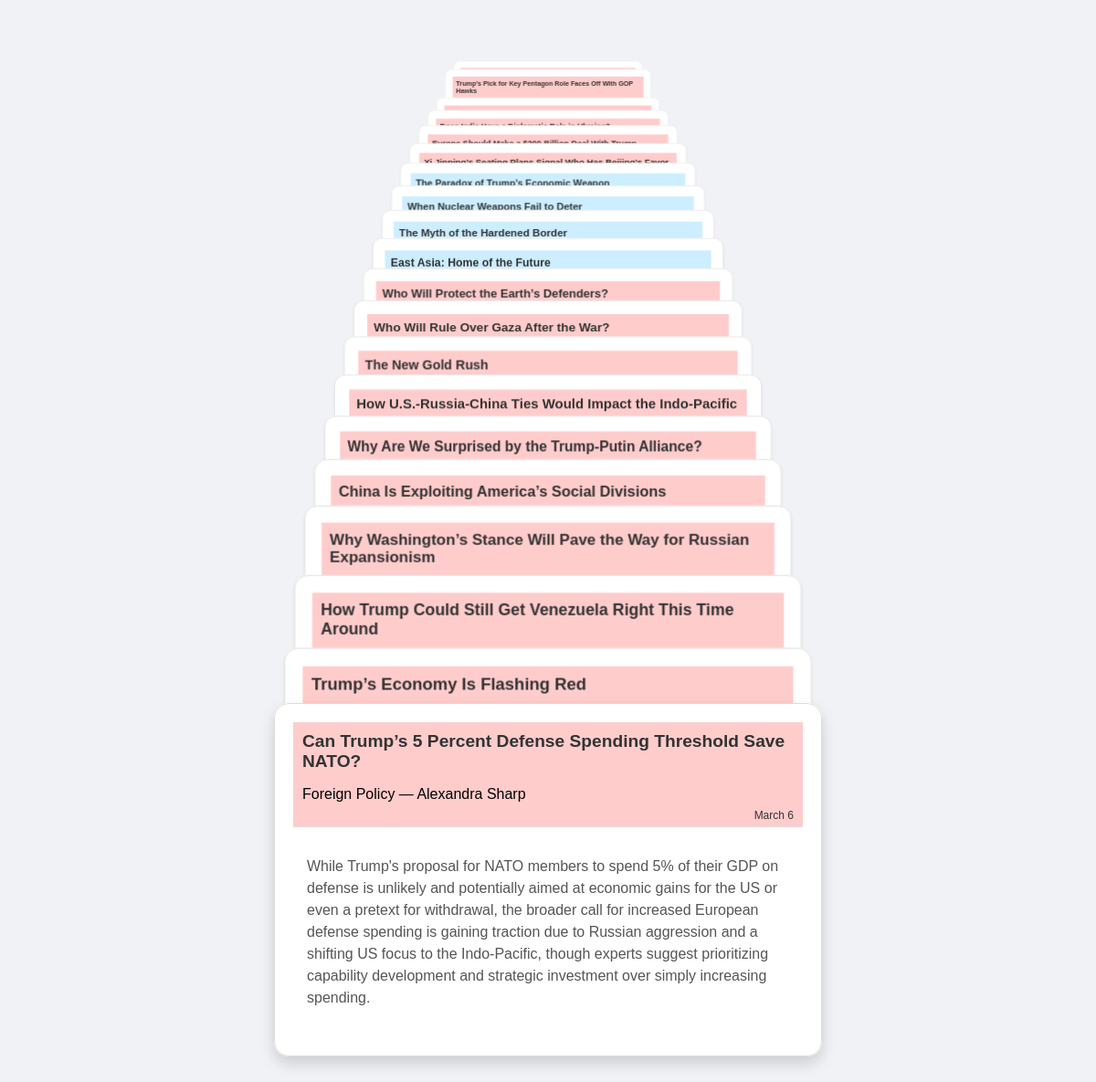
The page / on the database its author committed.
### tables this page shows
CREATE TABLE articles (
            id INTEGER PRIMARY KEY AUTOINCREMENT,
            source TEXT,
            url TEXT UNIQUE,
            title TEXT,
            author TEXT,
            article_text TEXT,
            core_thesis TEXT,
            detailed_abstract TEXT,
            supporting_data_quotes TEXT,
            date_added TIMESTAMP DEFAULT CURRENT_TIMESTAMP
        );

### app.py (the view)
@app.route('/')
def home():
    articles = get_latest_articles(limit=20)
    return render_template('index.html', articles=articles)

### templates/index.html (shortened to what this page needs)
<!DOCTYPE html>
<html lang="en">
<head>
  <link rel="stylesheet" href="{{ url_for('static', filename='styles.css') }}">
</head>
<body>
  <div class="deck">
    {% for article in articles %}
      <div class="card" data-state="0">
        <div class="card-inner">
          <div class="card-front">
            <div class="card-title-container {{ 'fp-title' if article.source == 'Foreign Policy' else 'fa-title' }}">
              <h2 class="card-title">{{ article.title }}</h2>
              <p class="article-source">{{ article.source }} — {{ article.author }}</p>
              <span class="article-date">{% set month_map = {
                '01': 'January',
                '02': 'February',
                '03': 'March',
                '04': 'April',
                '05': 'May',
                '06': 'June',
                '07': 'July',
                '08': 'August',
                '09': 'September',
                '10': 'October',
                '11': 'November',
                '12': 'December'
              } %}
              {% set date_text = article.date_added.split(' ')[0] %}
              {% set parts = date_text.split('-') %}
              {{ month_map[parts[1]] }} {{ parts[2].lstrip('0') }}</span>
            </div>
            <div class="card-content">
              <p>{{ article.core_thesis }}</p>
            </div>
          </div>
          <div class="card-back">
            <div class="card-title-container {{ 'fp-title' if article.source == 'Foreign Policy' else 'fa-title' }}">
              <h2 class="card-title">{{ article.title }}</h2>
              <p class="article-source">{{ article.source }} — {{ article.author }}</p>
              <span class="article-date">{% set month_map = {
                '01': 'January',
                '02': 'February',
                '03': 'March',
                '04': 'April',
                '05': 'May',
                '06': 'June',
                '07': 'July',
                '08': 'August',
                '09': 'September',
                '10': 'October',
                '11': 'November',
                '12': 'December'
              } %}
              {% set date_text = article.date_added.split(' ')[0] %}
              {% set parts = date_text.split('-') %}
              {{ month_map[parts[1]] }} {{ parts[2].lstrip('0') }}</span>
            </div>
            <div class="card-content">
              <p>{{ article.detailed_abstract }}</p>
            </div>
          </div>
        </div>
      </div>
    {% endfor %}
  </div>
</body>
</html>

### static/styles.css (style rules this page uses)
body { font-family: 'Arial', sans-serif; background: #f0f2f5; display: flex; justify-content: center; align-items: flex-start; min-height: 100vh; margin: 0; padding: 20px; box-sizing: border-box; }
.deck { display: flex; flex-direction: column; align-items: center; width: 100%; max-width: 600px; perspective: 1500px; }
.card { width: 100%; overflow: hidden; transition: transform 0.3s ease, height 0.3s ease, margin-bottom 0.3s ease, box-shadow 0.3s ease; margin-bottom: 20px; background: #fff; border-radius: 16px; cursor: pointer; position: relative; }
.card.stacked { height: 40px; margin-bottom: calc(-30px + -2.7px * var(--depth)); transform: translateZ(calc(-7px * var(--depth))) scale(calc(1 - 0.033 * var(--depth))); z-index: calc(100 - var(--depth)); box-shadow: 0 2px 4px rgba(0, 0, 0, 0.1); transform-origin: top; }
.card.expanded, .card.flipped { transform: translateZ(0) scale(1); z-index: 101; box-shadow: 0 8px 16px rgba(0, 0, 0, 0.15); }
.card-inner { position: relative; width: 100%; height: 100%; transition: transform 0.6s; transform-style: preserve-3d; }
.card-front, .card-back { position: absolute; width: 100%; backface-visibility: hidden; background: #fff; padding: 20px; box-sizing: border-box; border: 1px solid #ddd; border-radius: 16px; }
.card-front { transform: rotateY(0deg); }
.card-back { transform: rotateY(180deg); }
.article-date { position: absolute; bottom: 5px; right: 10px; font-size: 0.75em; color: #333; font-weight: normal; }
.card-title-container { padding: 10px; background: #e9ecef; border-bottom: 1px solid #ddd; position: relative; }
.card-title { margin: 0; font-size: 1.2em; color: #333; }
.card-content { padding: 15px; font-size: 1em; line-height: 1.5; color: #555; }
.fp-title { background-color: #ffcccc; }
.fa-title { background-color: #cceeff; }
.card-back .card-content p { white-space: pre-wrap; }

### rows shown on the page
articles: title "Trump’s Pick for Key Pentagon Role Faces Off With GOP Hawks"
articles: title "Xi Jinping’s Seating Plans Signal Who Has Beijing’s Favor"
articles: title "The Paradox of Trump’s Economic Weapon"
articles: title "When Nuclear Weapons Fail to Deter"
articles: title "The Myth of the Hardened Border"
articles: title "East Asia: Home of the Future"
articles: title "Who Will Protect the Earth’s Defenders?"
articles: title "Who Will Rule Over Gaza After the War?"
articles: title "The New Gold Rush"
articles: title "How U.S.-Russia-China Ties Would Impact the Indo-Pacific"
articles: title "Why Are We Surprised by the Trump-Putin Alliance?"
articles: title "China Is Exploiting America’s Social Divisions"
articles: title "Why Washington’s Stance Will Pave the Way for Russian Expansionism"
articles: title "How Trump Could Still Get Venezuela Right This Time Around"
articles: title "Trump’s Economy Is Flashing Red"
articles: title "Can Trump’s 5 Percent Defense Spending Threshold Save NATO?", source "Foreign Policy", author "Alexandra Sharp", month_map "March", parts "6", core_thesis "While Trump's proposal for NATO members to spend 5% of their GDP on defense is unlikely and potentially aimed at economic gains for the US or even a pretext for withdrawal, the broader call for increased European defense spending is gaining traction due to Russian aggression and a shifting US focus to the Indo-Pacific, though experts suggest prioritizing capability development and strategic investment over simply increasing spending."
